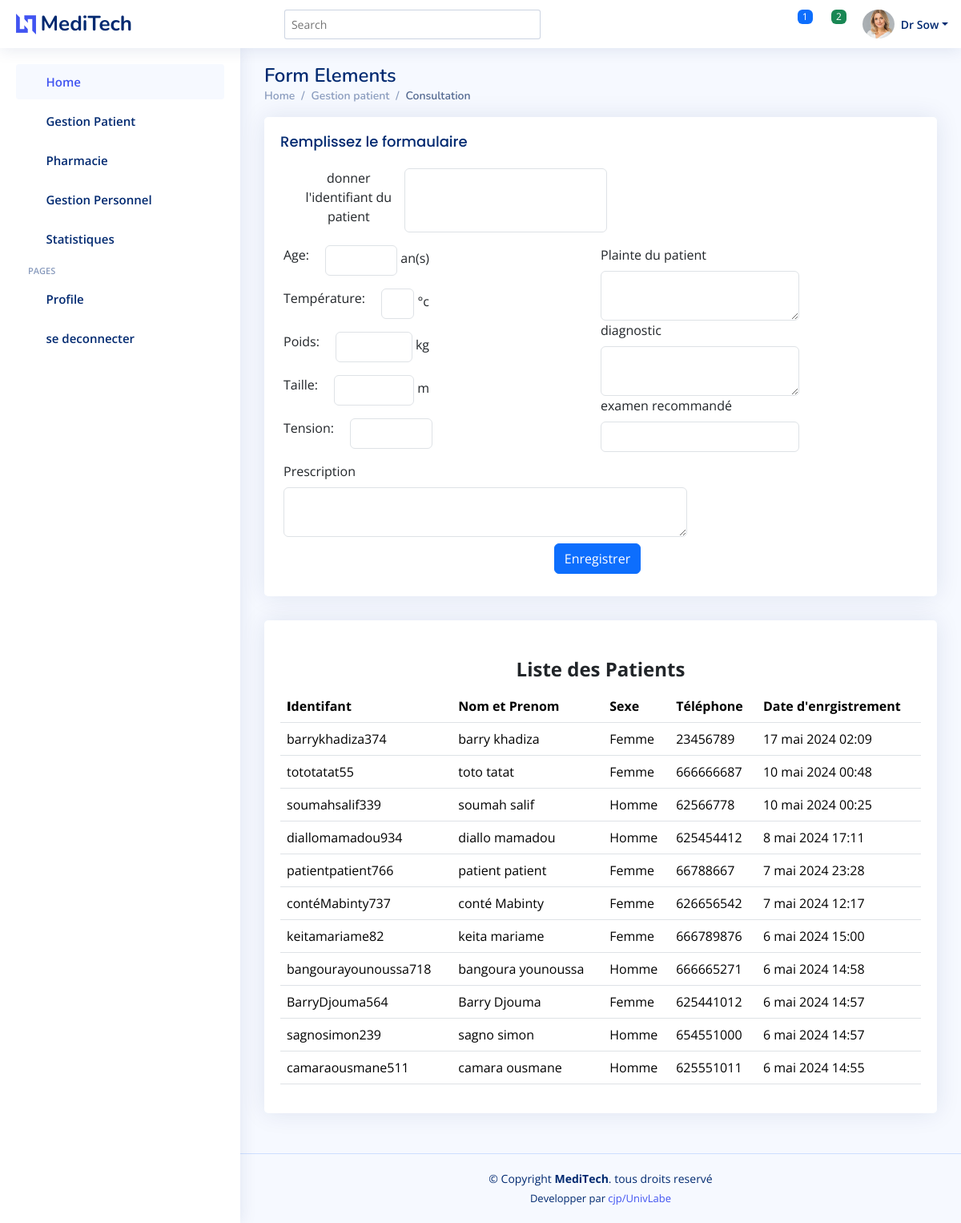
/consultation/ (signed in), run on the app's committed database.
### Personnel_Service/models.py (models this page shows, shortened)
class Utilisateur(AbstractBaseUser,PermissionsMixin):
    username = models.CharField(max_length = 32,unique=True)
    nom=models.CharField(max_length=32,blank=True)
    prenom=models.CharField(max_length=50,blank=True)
    email = models.EmailField(blank=True,null=True,unique = True)
    is_active=models.BooleanField(default=True)
    is_staff=models.BooleanField(default=False)
    is_personnel = models.BooleanField(default = False)
    USERNAME_FIELD = 'username'
    objects = ClubUserManager()

### Patients/models.py (models this page shows, shortened)
class Patient(models.Model):
    user = models.ForeignKey(Utilisateur, on_delete = models.CASCADE)
    nom = models.CharField(max_length = 32)
    prenom = models.CharField(max_length = 32)
    genre = models.CharField(max_length = 9)
    telephone = models.CharField(max_length = 10)
    email = models.EmailField(max_length = 32)
    profil_patient=models.ImageField(upload_to='profil_patient/', height_field=None, width_field=None, max_length=None, blank=True)
    adresse = models.CharField(max_length = 30)
    identifiant = models.CharField(max_length = 30)
    date_enrgistrement = models.DateTimeField(auto_now = True)

### Personnel_Service/views.py (the view, shortened to what this page needs)
# urls.py: path('consultation/',consultation,name ="consultation"),
def consultation(request):
    patients = Patient.objects.all().order_by("-date_enrgistrement")
    pers= request.user
    personnel= Personnel.objects.get(user=pers)
    context= {
        'patients':patients,
    }
    return render (request, 'Personnel_Service/consultation.html',context)

### Personnel_Service/context_processors.py (called while the page is built)
def notifications(request):
    if request.user.is_authenticated:
        try:
            personnel = Personnel.objects.get(user=request.user)
            rdv_enAttente = Rendezvous.objects.filter(status_rdv='en attente', personnel=personnel)
            nbr_rdvA = rdv_enAttente.count()
            historique_notif = Rendezvous.objects.filter(personnel=personnel)
        except Personnel.DoesNotExist:
            rdv_enAttente = []
            nbr_rdvA = 0
            historique_notif=[]
    else:
        rdv_enAttente = []
        nbr_rdvA = 0
        historique_notif=[]
    return {
        'rdv_enAttente': rdv_enAttente,
        'nbr_rdvA': nbr_rdvA,
        'historique_notif':historique_notif
    }

### Personnel_Service/templates/Personnel_Service/consultation.html (shortened to what this page needs)
{% load static %}
{% include "Personnel_Service/header_pers.html" %}
  <main id="main" class="main">
    <div class="pagetitle">
      <h1>Form Elements</h1>
      <nav>
        <ol class="breadcrumb">
          <li class="breadcrumb-item"><a href="index.html">Home</a></li>
          <li class="breadcrumb-item">Gestion patient</li>
          <li class="breadcrumb-item active">Consultation</li>
        </ol>
      </nav>
    </div>
    <section class="section">
      <div class="row">
        <div class="col-lg-12">
          <div class="card">
            <div class="card-body">
              <h5 class="card-title">Remplissez le formaulaire </h5>
              <form class="row g-3 " method ="post">
                <div class="col-6 m-3 text-center d-flex">
                  <label for="patient" class="form-label">donner l'identifiant du patient</label>
                  <input type="text" name="patient" class="form-control">
                </div>
                <div class ="row d-flex">
                  <div class="col-lg-6">
                    <div class="col-lg-6 mb-3 col-md-4 d-flex">
                      <label for="age" class="form-label " style="margin-right:20px">Age:</label>
                      <input type="text" name="age" class="form-control " id="inputAddres5s" ><span class="m-1"> an(s)</span>
                    </div>
                    <div class="col-lg-6 mb-3 col-md-4 d-flex">
                      <label for="temp" class="form-label"style="margin-right:20px">Température:</label>
                      <input type="text" name="temp" class="form-control" id="inputName5"><span class="m-1">°c</span>
                    </div>
                    <div class="col-lg-6 mb-3 col-md-4 d-flex">
                      <label for="poids" class="form-label" style="margin-right:20px">Poids:</label>
                      <input type="text" name="poids" class="form-control" id="inputEmail5"><span class="m-1"> kg</span>
                    </div>
                    <div class="col-lg-6 mb-3 col-md-4 d-flex">
                      <label for="taille" class="form-label" style="margin-right:20px">Taille:</label>
                      <input type="text" name="taille" class="form-control " id="inputEmail5"><span class="m-1"> m</span>
                    </div>
                    <div class="col-lg-6 mb-3 col-md-4 d-flex">
                      <label for="tension" class="form-label" style="margin-right:20px">Tension:</label>
                      <input type="text" name="tension" class="form-control" id="inputPassword5" placeholder="">
                    </div>
                  </div>
                <div class="col-lg-6 " >
                  <div class="col-md-8">
                    <label for="plainte" class="form-label">Plainte du patient</label>
                    <textarea name="plainte"  class="form-control" ></textarea>
                  </div>
                  <div class="col-md-8">
                    <label for="diagnostic" class="form-label">diagnostic</label>
                    <textarea name="diagnostic"  class="form-control" ></textarea>
                  </div>
                  <div class="col-md-8">
                    <label for="examen" class="form-label">examen recommandé</label>
                    <input type="text" name="examen" class="form-control" id="inputPassword5" placeholder="">
                  </div>
                </div>
                <div class="col-md-8">
                  <label for="prescription" class="form-label">Prescription</label>
                  <textarea name="prescription"  class="form-control" ></textarea>
                </div>
                  <div class="text-center m-2">
                    <button type="submit" class="btn btn-primary">Enregistrer</button>
                  </div>
                </form>
              </div>
            </div>
          </div>
          <div class="row">
            <div class="col-lg-12">
              <div class="card">
                <div class="card-body">
                  <h5 class="card-title"></h5>
                  <table class="table datatable">
                    <legend class="text-center" style="font-weight: bold;">Liste des Patients</legend>
                    <thead>
                      <tr class="bg-success">
                        <th>
                          <b>I</b>dentifant
                        </th>
                        <th>Nom et Prenom</th>
                        <th>Sexe</th>
                        <th>Téléphone</th>
                        <th data-type="date" data-format="YYYY/DD/MM">Date d'enrgistrement</th>
                      </tr>
                    </thead>
                    <tbody>
                      {% for patient in patients  %}
                      <tr>
                        <td>{{ patient.identifiant }}</td>
                        <td>{{ patient.nom }} {{ patient.prenom }}</td>
                        <td>{{ patient.genre }}</td>
                        <td>{{ patient.telephone }}</td>
                        <td>{{ patient.date_enrgistrement }}</td>
                      </tr>
                      {% endfor %}
                    </tbody>
                  </table>
                </div>
              </div>
            </div>
          </div>
            </div>
    </section>
  </main>
 {% include "Personnel_Service/footer_personnel.html" %}

### Personnel_Service/templates/Personnel_Service/header_pers.html (shortened to what this page needs)
{% load static %}
<!DOCTYPE html>
<html lang="en">
<head>
  <link href="{% static 'Patients/assets/vendor/bootstrap/css/bootstrap.min.css' %}" rel="stylesheet">
  <link href="{% static 'Patients/assets/vendor/bootstrap-icons/bootstrap-icons.css' %}" rel="stylesheet">
  <link href="{% static 'Patients/assets/vendor/boxicons/css/boxicons.min.css' %}" rel="stylesheet">
  <link href="{% static 'Patients/assets/vendor/quill/quill.snow.css' %}" rel="stylesheet">
  <link href="{% static 'Patients/assets/vendor/quill/quill.bubble.css' %}" rel="stylesheet">
  <link href="{% static 'Patients/assets/vendor/remixicon/remixicon.css' %}" rel="stylesheet">
  <link href="{% static 'Patients/assets/vendor/simple-datatables/style.css' %}" rel="stylesheet">
  <link href="{% static 'Patients/assets/css/style.css' %}" rel="stylesheet">
<body>
  <header id="header" class="header fixed-top d-flex align-items-center">
    <div class="d-flex align-items-center justify-content-between">
      <a href="{% url 'home' %}" class="logo d-flex align-items-center">
        <img src="assets/img/logo.png" alt="">
        <span class="d-none d-lg-block">MediTech</span>
      </a>
      <i class="bi bi-list toggle-sidebar-btn"></i>
    </div>
    <div class="search-bar">
      <form class="search-form d-flex align-items-center" method="POST" action="#">
        <input type="text" name="query" placeholder="Search" title="Enter search keyword">
        <button type="submit" title="Search"><i class="bi bi-search"></i></button>
      </form>
    </div>
    <nav class="header-nav ms-auto">
      <ul class="d-flex align-items-center">
        <li class="nav-item dropdown">
          <a class="nav-link nav-icon" href="#" data-bs-toggle="dropdown">
            <i class="bi bi-bell"></i>
            <span class="badge bg-primary badge-number">{{ nbr_rdvA }}</span>
          </a>
        </li>
        <li class="nav-item dropdown">
          <a class="nav-link nav-icon" href="#" data-bs-toggle="dropdown">
            <i class="bi bi-chat-left-text"></i>
            <span class="badge bg-success badge-number">2</span>
          </a>
        </li>
        <li class="nav-item dropdown pe-3">
          <a class="nav-link nav-profile d-flex align-items-center pe-0" href="#" data-bs-toggle="dropdown">
            {% if personnel.image %}
            <img src="{{ personnel.image.url }}" alt="Profile" class="rounded-circle" style=" width: 40px;
            height: 40px;
            object-fit: cover;
            object-position: center;
            border-radius: 50%;">
            {% else %}
            <img src="{% static 'Patients/assets/img/messages-2.jpg' %}" alt="Profile" class="rounded-circle" style=" width: 40px;
            height: 50px;
            object-fit: cover;
            object-position: center;
            border-radius: 50%;">
            {% endif %}
            <span class="d-none d-md-block dropdown-toggle ps-2">Dr {{ user.nom }}</span>
          </a>
        </li>
      </ul>
    </nav>
  </header>
    <aside id="sidebar" class="sidebar">
        <ul class="sidebar-nav" id="sidebar-nav">
          <li class="nav-item">
            <a class="nav-link " href="{% url 'espace_personnel' %}">
              <i class="bi bi-grid"></i>
              <span>Home</span>
            </a>
          </li>
          <li class="nav-item">
            <a class="nav-link collapsed" data-bs-target="#forms-nav" data-bs-toggle="collapse" href="#">
              <i class="bi bi-journal-text"></i><span>Gestion Patient</span><i class="bi bi-chevron-down ms-auto"></i>
            </a>
          </li>
          <li class="nav-item">
            <a class="nav-link collapsed" data-bs-target="#tables-nav" data-bs-toggle="collapse" href="#">
              <i class="bi bi-layout-text-window-reverse"></i><span>Pharmacie</span><i class="bi bi-chevron-down ms-auto"></i>
            </a>
          </li>
          <li class="nav-item">
            <a class="nav-link collapsed" data-bs-target="#personnel-nav" data-bs-toggle="collapse" href="#">
              <i class="bi bi-layout-text-window-reverse"></i><span>Gestion Personnel</span><i class="bi bi-chevron-down ms-auto"></i>
            </a>
          </li>
          <li class="nav-item">
            <a class="nav-link collapsed" data-bs-target="#charts-nav" data-bs-toggle="collapse" href="#">
              <i class="bi bi-bar-chart"></i><span>Statistiques</span><i class="bi bi-chevron-down ms-auto"></i>
            </a>
          </li>
          <li class="nav-heading">Pages</li>
          <li class="nav-item">
            <a class="nav-link collapsed" href="{% url 'user_profile' %}">
              <i class="bi bi-person"></i>
              <span>Profile</span>
            </a>
          </li>
          <li class="nav-item">
            <a class="nav-link collapsed" href="{% url 'connexion' %}">
              <i class="bi bi-box-arrow-in-right"></i>
              <span>se deconnecter</span>
            </a>
          </li>
        </ul>
      </aside>

### Patients/static/Patients/assets/css/style.css (style rules this page uses)
:root { scroll-behavior: smooth; }
body { font-family: "Open Sans", sans-serif; background: #f6f9ff; color: #444444; }
a { color: #4154f1; text-decoration: none; }
h1, h2, h3, h4, h5, h6 { font-family: "Nunito", sans-serif; }
#main { margin-top: 60px; padding: 20px 30px; transition: all 0.3s; }
.pagetitle { margin-bottom: 10px; }
.pagetitle h1 { font-size: 24px; margin-bottom: 0; font-weight: 600; color: #012970; }
.card { margin-bottom: 30px; border: none; border-radius: 5px; box-shadow: 0px 0 30px rgba(1, 41, 112, 0.1); }
.card-title { padding: 20px 0 15px 0; font-size: 18px; font-weight: 500; color: #012970; font-family: "Poppins", sans-serif; }
.card-body { padding: 0 20px 20px 20px; }
.breadcrumb { font-size: 14px; font-family: "Nunito", sans-serif; color: #899bbd; font-weight: 600; }
.breadcrumb a { color: #899bbd; transition: 0.3s; }
.breadcrumb .breadcrumb-item::before { color: #899bbd; }
.breadcrumb .active { color: #51678f; font-weight: 600; }
.logo { line-height: 1; }
@media (min-width: 1200px) { .logo { width: 280px; } }
.logo img { max-height: 26px; margin-right: 6px; }
.logo span { font-size: 26px; font-weight: 700; color: #012970; font-family: "Nunito", sans-serif; }
.header { transition: all 0.5s; z-index: 997; height: 60px; box-shadow: 0px 2px 20px rgba(1, 41, 112, 0.1); background-color: #fff; padding-left: 20px; }
.header .toggle-sidebar-btn { font-size: 32px; padding-left: 10px; cursor: pointer; color: #012970; }
.header .search-bar { min-width: 360px; padding: 0 20px; }
.header .search-form { width: 100%; }
.header .search-form input { border: 0; font-size: 14px; color: #012970; border: 1px solid rgba(1, 41, 112, 0.2); padding: 7px 38px 7px 8px; border-radius: 3px; transition: 0.3s; width: 100%; }
.header .search-form button { border: 0; padding: 0; margin-left: -30px; background: none; }
.header .search-form button i { color: #012970; }
.header-nav ul { list-style: none; }
.header-nav>ul { margin: 0; padding: 0; }
.header-nav .nav-icon { font-size: 22px; color: #012970; margin-right: 25px; position: relative; }
.header-nav .nav-profile { color: #012970; }
.header-nav .nav-profile img { max-height: 36px; }
.header-nav .nav-profile span { font-size: 14px; font-weight: 600; }
.header-nav .badge-number { position: absolute; inset: -2px -5px auto auto; font-weight: normal; font-size: 12px; padding: 3px 6px; }
.sidebar { position: fixed; top: 60px; left: 0; bottom: 0; width: 300px; z-index: 996; transition: all 0.3s; padding: 20px; overflow-y: auto; scrollbar-width: thin; scrollbar-color: #aab7cf transparent; box-shadow: 0px 0px 20px rgba(1, 41, 112, 0.1); background-color: #fff; }
@media (min-width: 1200px) { #main, #footer { margin-left: 300px; } }
.sidebar-nav { padding: 0; margin: 0; list-style: none; }
.sidebar-nav li { padding: 0; margin: 0; list-style: none; }
.sidebar-nav .nav-item { margin-bottom: 5px; }
.sidebar-nav .nav-heading { font-size: 11px; text-transform: uppercase; color: #899bbd; font-weight: 600; margin: 10px 0 5px 15px; }
.sidebar-nav .nav-link { display: flex; align-items: center; font-size: 15px; font-weight: 600; color: #4154f1; transition: 0.3; background: #f6f9ff; padding: 10px 15px; border-radius: 4px; }
.sidebar-nav .nav-link i { font-size: 16px; margin-right: 10px; color: #4154f1; }
.sidebar-nav .nav-link.collapsed { color: #012970; background: #fff; }
.sidebar-nav .nav-link.collapsed i { color: #899bbd; }
.sidebar-nav .nav-link .bi-chevron-down { margin-right: 0; transition: transform 0.2s ease-in-out; }

### data on the page
Utilisateur: nom "Sow"
Patient: identifiant "barrykhadiza374", nom "barry", prenom "khadiza", genre "Femme", telephone "23456789", date_enrgistrement "17 mai 2024 02:09"
Patient: identifiant "tototatat55", nom "toto", prenom "tatat", genre "Femme", telephone "666666687", date_enrgistrement "10 mai 2024 00:48"
Patient: identifiant "soumahsalif339", nom "soumah", prenom "salif", genre "Homme", telephone "62566778", date_enrgistrement "10 mai 2024 00:25"
Patient: identifiant "diallomamadou934", nom "diallo", prenom "mamadou", genre "Homme", telephone "625454412", date_enrgistrement "8 mai 2024 17:11"
Patient: identifiant "patientpatient766", nom "patient", prenom "patient", genre "Femme", telephone "66788667", date_enrgistrement "7 mai 2024 23:28"
Patient: identifiant "contéMabinty737", nom "conté", prenom "Mabinty", genre "Femme", telephone "626656542", date_enrgistrement "7 mai 2024 12:17"
Patient: identifiant "keitamariame82", nom "keita", prenom "mariame", genre "Femme", telephone "666789876", date_enrgistrement "6 mai 2024 15:00"
Patient: identifiant "bangourayounoussa718", nom "bangoura", prenom "younoussa", genre "Homme", telephone "666665271", date_enrgistrement "6 mai 2024 14:58"
Patient: identifiant "BarryDjouma564", nom "Barry", prenom "Djouma", genre "Femme", telephone "625441012", date_enrgistrement "6 mai 2024 14:57"
Patient: identifiant "sagnosimon239", nom "sagno", prenom "simon", genre "Homme", telephone "654551000", date_enrgistrement "6 mai 2024 14:57"
Patient: identifiant "camaraousmane511", nom "camara", prenom "ousmane", genre "Homme", telephone "625551011", date_enrgistrement "6 mai 2024 14:55"

### other printed values
{{ nbr_rdvA }} "1"
